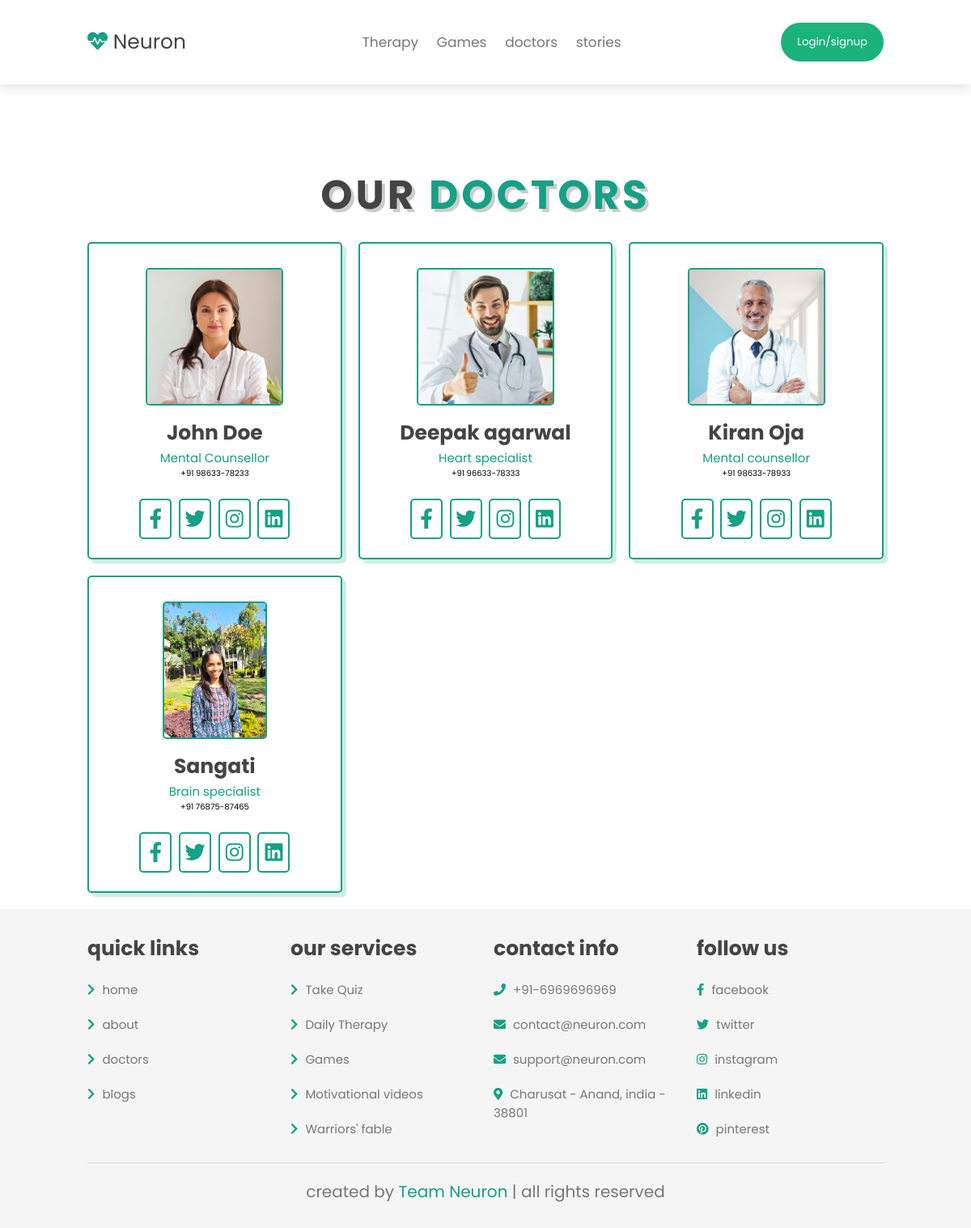
Page /doctors on the committed database.
### neuron_main/models.py (models this page shows)
class Doctor(models.Model):
    photo = models.ImageField(upload_to='media/image/', null=True)
    portfolio = models.CharField(max_length=100)
    name = models.CharField(max_length=30)
    location = models.CharField(max_length=50)
    contact_no = models.CharField(max_length=15)

### neuron_main/views.py (the view)
# urls.py: path('doctors', views.doctors, name="Doctors | Neuron"),
def doctors(request):
    user = request.user
    doctors = list(Doctor.objects.all())
    if(user.is_authenticated):
        return render(request, 'doctors.html', context={'username': user.username, 'doctors': doctors})
    return render(request, 'doctors.html', context={'doctors': doctors})

### templates/doctors.html (shortened to what this page needs)
{% extends 'base.html' %}
{% load static %}
  {% block content %}
<section class="doctors" id="doctors">
    <h1 class="heading" style="padding-top: 10vh"> our <span>doctors</span> </h1>
    <div class="box-container">
      {% for doctor in doctors %}
        <div class="box">
            <img src="{{ doctor.photo.url }}" alt="">
            <h3>{{doctor.name}}</h3>
            <span>{{doctor.portfolio}}</span>
            <pre style="font-size: 1rem">{{doctor.contact_no}}</pre>
            <div class="share">
                <a href="#" class="fab fa-facebook-f"></a>
                <a href="#" class="fab fa-twitter"></a>
                <a href="#" class="fab fa-instagram"></a>
                <a href="#" class="fab fa-linkedin"></a>
            </div>
        </div>
      {% endfor %}
    </div>
</section>
{% endblock %}

### templates/base.html (shortened to what this page needs)
{% load static %}
<!DOCTYPE html>
<html lang="en">
<head>
    <link rel="stylesheet" href="https://cdnjs.cloudflare.com/ajax/libs/font-awesome/5.15.4/css/all.min.css">
    <link rel="stylesheet" href="{% static 'css/base.css' %}">
</head>
<body>
<header class="header" style="position: relative;margin-bottom: -4rem;">
    <a href="/" class="logo"> <i class="fas fa-heartbeat"></i> Neuron </a>
    <nav class="navbar">
        <a href="/therapy">Therapy</a>
        <a href="/game">Games</a>
        <a href="/doctors">doctors</a>
        <a href="/stories">stories</a>
    </nav>
    {% if username %}
    <div style="display: flex;align-items: center;gap: 1rem">
        <div style="border-right: 1px solid #00000020;padding-right: 1rem;">
            <b style="font-size: 1.3rem;color: #16a085">Hello, </b>
            <pre style="font-size: 1.5rem;color: #16a08590;">{{ username }}</pre>
        </div>
        <form method="GET" action="/logout">
            {% csrf_token%}
            <button type="submit" style="font-size: 1.2rem;color: tomato;cursor: pointer;background-color: transparent;">Logout</button>
        </form>
    </div>
        <i class="fa fa-sign-out" aria-hidden="true"></i>
    {% else %}
    <button onclick="document.getElementById('id01').style.display='block'" style="width:auto;">Login/signup</button>
    {% endif %}
</header>
<section class="login" id="login">
</section>
{% block content %}
{% endblock %}
<section class="footer">
    <div class="box-container">
        <div class="box">
            <h3>quick links</h3>
            <a href="#"> <i class="fas fa-chevron-right"></i> home </a>
            <a href="#"> <i class="fas fa-chevron-right"></i> about </a>
            <a href="#"> <i class="fas fa-chevron-right"></i> doctors </a>
            <a href="#"> <i class="fas fa-chevron-right"></i> blogs </a>
        </div>
        <div class="box">
            <h3>our services</h3>
            <a href="#"> <i class="fas fa-chevron-right"></i> Take Quiz </a>
            <a href="#"> <i class="fas fa-chevron-right"></i> Daily Therapy </a>
            <a href="#"> <i class="fas fa-chevron-right"></i> Games </a>
            <a href="#"> <i class="fas fa-chevron-right"></i> Motivational videos </a>
            <a href="#"> <i class="fas fa-chevron-right"></i> Warriors' fable </a>
        </div>
        <div class="box">
            <h3>contact info</h3>
            <a href="#"> <i class="fas fa-phone"></i> +91-6969696969 </a>
            <a href="#"> <i class="fas fa-envelope"></i> contact@neuron.com </a>
            <a href="#"> <i class="fas fa-envelope"></i> support@neuron.com </a>
            <a href="#"> <i class="fas fa-map-marker-alt"></i> Charusat - Anand, india - 38801 </a>
        </div>
        <div class="box">
            <h3>follow us</h3>
            <a href="#"> <i class="fab fa-facebook-f"></i> facebook </a>
            <a href="#"> <i class="fab fa-twitter"></i> twitter </a>
            <a href="#"> <i class="fab fa-instagram"></i> instagram </a>
            <a href="#"> <i class="fab fa-linkedin"></i> linkedin </a>
            <a href="#"> <i class="fab fa-pinterest"></i> pinterest </a>
        </div>
    </div>
    <div class="credit"> created by <span>Team Neuron</span> | all rights reserved </div>
</section>
</body>
</html>

### static/css/base.css (style rules this page uses)
body { font-family: Arial, Helvetica, sans-serif; }
:root { --green:#16a085; --black:#444; --light-color:#777; --box-shadow:.5rem .5rem 0 rgba(22, 160, 133, .2); --text-shadow:.4rem .4rem 0 rgba(0, 0, 0, .2); --border:.2rem solid var(--green); --card-height: 300px; --card-width: calc(var(--card-height) / 1.5); }
* { font-family: 'Poppins', sans-serif; margin:0; padding: 0; box-sizing: border-box; outline: none; border: none; transition: all .2s ease-out; text-decoration: none; }
html { font-size: 62.5%; overflow-x: hidden; scroll-padding-top: 7rem; scroll-behavior: smooth; }
section { padding:2rem 9%; }
section:nth-child(even) { background: #f5f5f5; }
.heading { text-align: center; padding-bottom: 2rem; text-shadow: var(--text-shadow); text-transform: uppercase; color:var(--black); font-size: 5rem; letter-spacing: .4rem; }
.heading span { text-transform: uppercase; color:var(--green); }
.header { padding:2rem 9%; position: fixed; top:0; left: 0; right: 0; z-index: 1000; box-shadow: 0 .5rem 1.5rem rgba(0, 0, 0, .1); display: flex; align-items: center; justify-content: space-between; background: #fff; }
.header .logo { font-size: 2.5rem; color: var(--black); }
.header .logo i { color: var(--green); }
.header .navbar a { font-size: 1.7rem; color: var(--light-color); margin-left: 2rem; }
.doctors .box-container { display: grid; grid-template-columns: repeat(auto-fit, minmax(30rem, 1fr)); gap:2rem; }
.doctors .box-container .box { text-align: center; background:#fff; border-radius: .5rem; border:var(--border); box-shadow: var(--box-shadow); padding:2rem; }
.doctors .box-container .box img { height: 17rem; border:var(--border); border-radius: .5rem; margin-top: 1rem; margin-bottom: 1rem; }
.doctors .box-container .box h3 { color:var(--black); font-size: 2.5rem; }
.doctors .box-container .box span { color:var(--green); font-size: 1.5rem; }
.doctors .box-container .box .share { padding-top: 2rem; }
.doctors .box-container .box .share a { height: 5rem; width: 4rem; line-height: 4.5rem; font-size: 2.5rem; color:var(--green); border-radius: .5rem; border:var(--border); margin:.3rem; }
.footer .box-container { display: grid; grid-template-columns: repeat(auto-fit, minmax(22rem, 1fr)); gap:2rem; }
.footer .box-container .box h3 { font-size: 2.5rem; color:var(--black); padding: 1rem 0; }
.footer .box-container .box a { display: block; font-size: 1.5rem; color:var(--light-color); padding: 1rem 0; }
.footer .box-container .box a i { padding-right: .5rem; color:var(--green); }
.footer .credit { padding: 1rem; padding-top: 2rem; margin-top: 2rem; text-align: center; font-size: 2rem; color:var(--light-color); border-top: .1rem solid rgba(0, 0, 0, .1); }
.footer .credit span { color:var(--green); }
button { background-color:#16a085;; color: white; padding: 14px 20px; margin: 8px 0; border: none; cursor: pointer; width: 100%; border-radius: 50px; }
* { box-sizing: border-box }
button { background-color: #04AA6D; color: white; padding: 14px 20px; margin: 8px 0; border: none; cursor: pointer; width: 100%; opacity: 0.9; }

### templates/doctors.html (style rules this page uses)
html { box-sizing: border-box; font-family: 'Poppins', sans-serif; }
*, *::after, *::before { box-sizing: inherit; margin: 0; padding: 0; }
body { background-image: url('https://www.shutterstock.com/image-illustration/blurred-lights-on-blue-gradient-260nw-227742202.jpg'); background-size: cover; font-family: 'Montserrat', sans-serif; }

### rows in the picture
Doctor: photo (picture), name "John Doe", portfolio "Mental Counsellor", contact_no "+91 98633-78233"
Doctor: photo (picture), name "Deepak agarwal", portfolio "Heart specialist", contact_no "+91 96633-78333"
Doctor: photo (picture), name "Kiran Oja", portfolio "Mental counsellor", contact_no "+91 98633-78933"
Doctor: photo (picture), name "Sangati", portfolio "Brain specialist", contact_no "+91 76875-87465"
